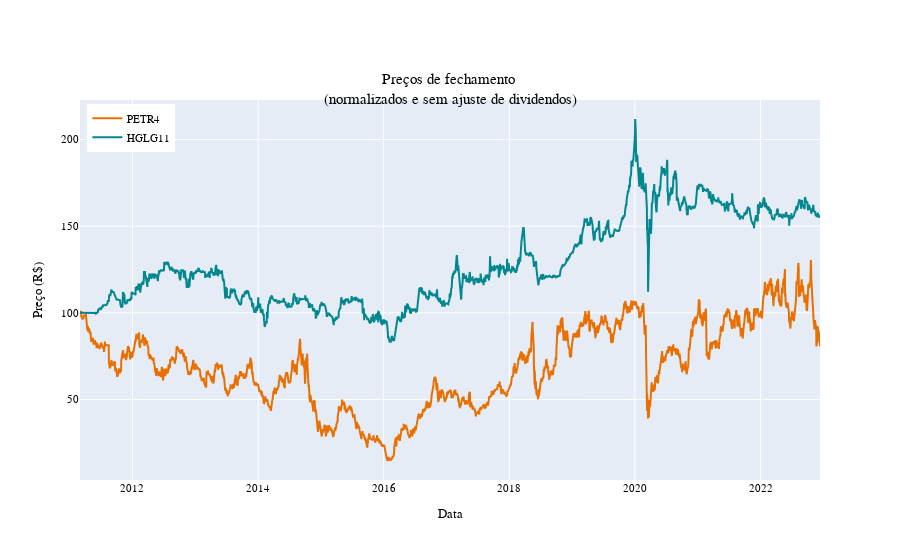

The cell this chart's notebook holds for it:
### Code cell
# Comparar os preços ajustados e normalizados (base 100) para o início da série dos dois ativos com o Plotly
fig = go.Figure()
fig.add_trace(
    go.Scatter(
        x=petr4_precos["data"],
        y=petr4_precos["preco_normalizado"],
        mode="lines",
        name="PETR4",
        line=dict(color="#e86f00"),
    )
)
fig.add_trace(
    go.Scatter(
        x=hglg11_precos["data"],
        y=hglg11_precos["preco_normalizado"],
        mode="lines",
        name="HGLG11",
        line=dict(color="#02878e"),
    )
)
fig.update_layout(
    # mudar a fonte
    font=dict(family="Fira Code", size=11, color="black"),
    title="Preços de fechamento <br>(normalizados e sem ajuste de dividendos)",
    title_x=0.5,
    title_y=0.85,
    xaxis_title="Data",
    yaxis_title="Preço (R$)",
    legend=dict(yanchor="top", y=0.99, xanchor="left", x=0.01),
)
fig.show()
# py.plot(fig, filename = 'hglg_petr_3', auto_open=True)

### Figure 1 — Plotly figure (JSON) as saved in the notebook; plotly's stock layout.template omitted (floating-point values rounded to 4 significant figures; data arrays with more than 128 entries replaced by an {"elided": "..."} marker saying what was removed)
{"data": [{"line": {"color": "#e86f00"}, "mode": "lines", "name": "PETR4", "type": "scatter", "x": {"elided": "2925 str values"}, "y": {"elided": "2925 float values"}}, {"line": {"color": "#02878e"}, "mode": "lines", "name": "HGLG11", "type": "scatter", "x": {"elided": "2772 str values"}, "y": {"elided": "2772 float values"}}], "layout": {"font": {"color": "black", "family": "Fira Code", "size": 11}, "legend": {"x": 0.01, "xanchor": "left", "y": 0.99, "yanchor": "top"}, "title": {"text": "Preços de fechamento <br>(normalizados e sem ajuste de dividendos)", "x": 0.5, "y": 0.85}, "xaxis": {"title": {"text": "Data"}}, "yaxis": {"title": {"text": "Preço (R$)"}}}}
